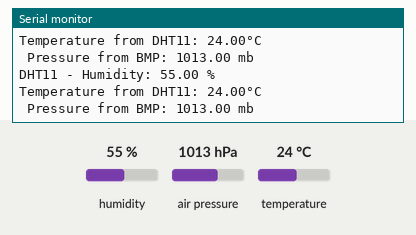
Simulated run of this sketch. Board: Arduino Uno, built with avr-gcc and run on an emulated ATmega328P. Shown: the last lines printed to the serial monitor. The inputs (shaded band) are chosen by the test bench; at power-on: humidity 55 %, air pressure 1013 hPa, temperature 24 °C.

Above: at 2.9 s.
3.0 s: humidity set to 22 %
At 4.6 s:
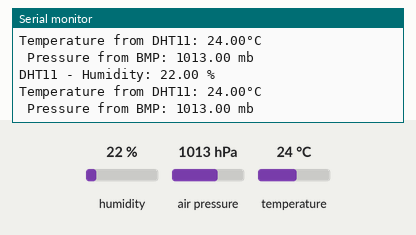
5.8 s: air pressure set to 952 hPa
At 6.7 s:
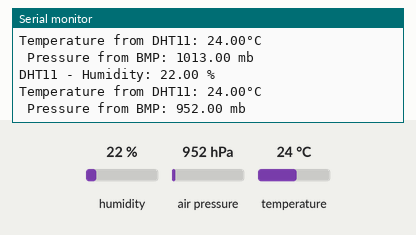
8.6 s: temperature set to 12 °C
At 11.2 s:
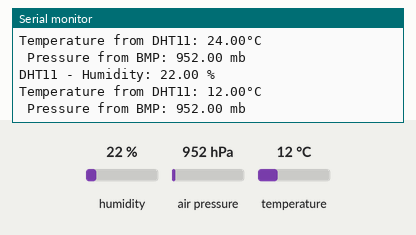
11.4 s: air pressure set to 975 hPa
At 13.8 s:
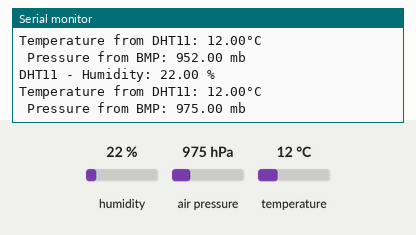
14.2 s: humidity set to 40 %
At 15.7 s:
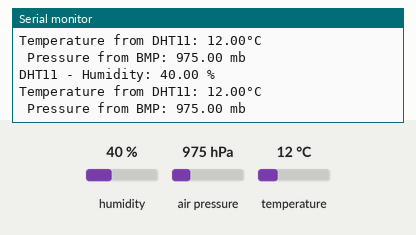
Timing chart, 0 to 17.2 s (numbered marks = the images above; inputs shaded):
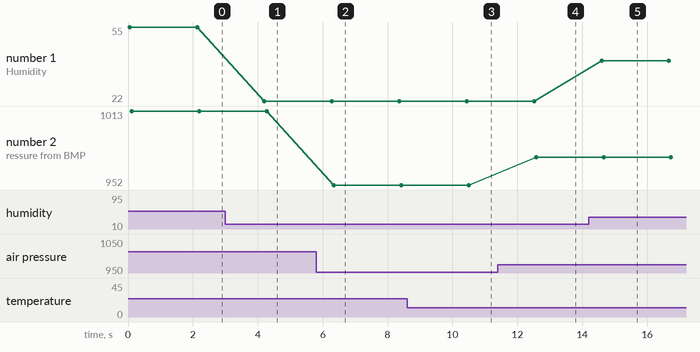

The sketch:

weather_station.ino.ino
```cpp
#include <Wire.h>
#include <Adafruit_Sensor.h>
#include <Adafruit_BMP085_U.h>
#include <DHT.h>

// Constants
#define DHTPIN 2           // DHT11 Data pin connected to digital pin 2
#define DHTTYPE DHT11      // DHT11 sensor for humidity only

DHT dht(DHTPIN, DHTTYPE);   // Initialize DHT sensor
Adafruit_BMP085_Unified bmp = Adafruit_BMP085_Unified(10085);  // Initialize BMP180

void setup() {
  Serial.begin(9600);
  dht.begin(); // Start DHT sensor for humidity
  if (!bmp.begin()) {
    Serial.println("Could not find a valid BMP180 sensor, check wiring!");
    while (1);
  } else {
    Serial.println("BMP180 sensor initialized.");
  }
}

void loop() {
  // Read humidity from DHT11
  float humidity = dht.readHumidity();

  // Check if humidity read failed
  if (isnan(humidity)) {
    Serial.println("Failed to read humidity from DHT11 sensor!");
    return;
  }

  // Read
  //pressure from BMP180
  sensors_event_t event;
  bmp.getEvent(&event);

  if (event.pressure) {
    float pressure = event.pressure;      // Get pressure from BMP180

    // Display values on the Serial Monitor
    Serial.print("DHT11 - Humidity: ");
    Serial.print(humidity);
    Serial.println(" %");

    float temperature = dht.readTemperature();

    Serial.print("Temperature from DHT11: ");
    Serial.print(temperature);
    Serial.println("°C");

    Serial.print(" Pressure from BMP: ");
    Serial.print(pressure);
    Serial.println(" mb");


  } else {
    Serial.println("Sensor error!");
  }

  delay(2000);  // Wait for 2 seconds before the next reading
}
```

Measured:
- after the input at 3.0 s, the serial monitor: prints a new line after 1.2 s (image 1)
- after the input at 5.8 s, the serial monitor: prints a new line after 0.55 s (image 2)
- after the input at 8.6 s, the serial monitor: prints a new line after 1.9 s (image 3)
- after the input at 11.4 s, the serial monitor: prints a new line after 1.2 s (image 4)
- after the input at 14.2 s, the serial monitor: prints a new line after 0.40 s (image 5)
- plotted number 1: 55 → 22 after the input at 3.0 s, 22 → 40 after the input at 14.2 s
- plotted number 2: 1013 → 952 after the input at 5.8 s, 952 → 975 after the input at 11.4 s
